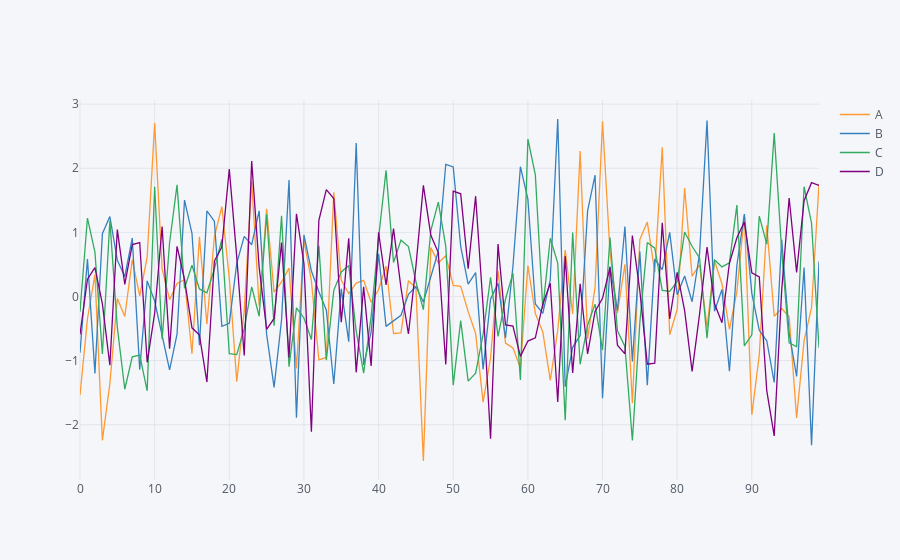

Notebook code cell kept with this figure:
### Markdown cell above
## interactive plotting
### line plots
With Plotly, you can turn on and off data values by clicking on the legend

### Code cell
df.iplot()
